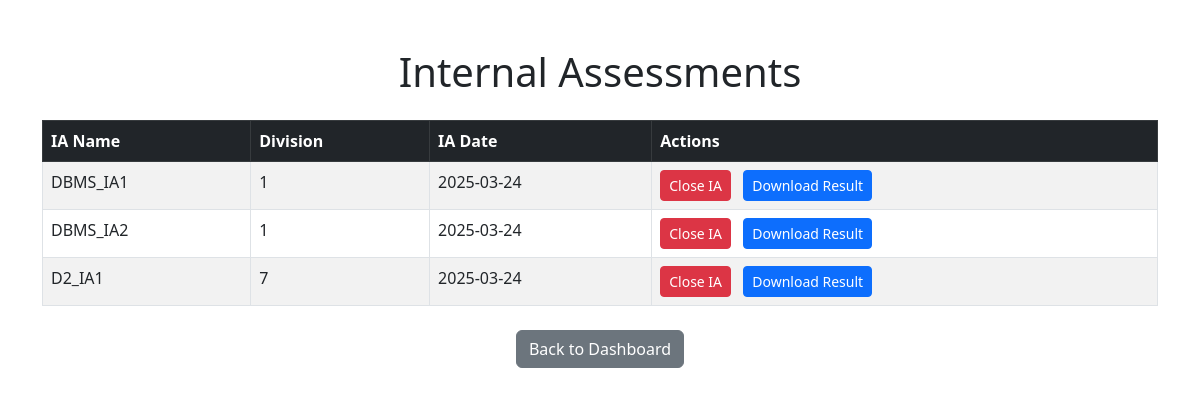
/list_IA/101 (signed in), run on the app's committed database.
### tables this page shows
CREATE TABLE "Tests"(
    test_id text primary key,
    teacher_id INTEGER,
    class_id INTEGER, 
    subject text not null,
    test_name text not null,
    ia_date date not null, 
    FOREIGN KEY (teacher_id) REFERENCES Teacher(user_id),
    FOREIGN KEY (class_id) REFERENCES Class(id));

### app.py (the view)
@app.route("/list_IA/<int:teacher_id>", methods = ['GET','POST'])
@teacher_required
def list_IA(teacher_id):
    conn = sqlite3.connect(DB_PATH)
    cursor = conn.cursor()
    cursor.execute("SELECT test_name, class_id, ia_date ,test_id FROM Tests WHERE teacher_id = ?" , (teacher_id, ))
    ia_list = cursor.fetchall()
    conn.close()
    return render_template("list_IA.html",test_id = test_id , teacher_id = teacher_id , ia_list = ia_list)

### app.py (called while the page is built)
@login_manager.user_loader
def load_user(user_id):
    conn = sqlite3.connect(DB_PATH)
    cursor = conn.cursor()
    cursor.execute("SELECT id, email, role FROM users WHERE id = ?", (user_id,))
    user = cursor.fetchone()
    conn.close()
    if user:
        return User(id=user[0], email=user[1], role=user[2])
    return None

def teacher_required(f):
    @wraps(f)
    def decorated_function(*args, **kwargs):
        if 'user_id' not in session or session.get('role') != 'teacher':
            return "Access Denied: Teachers Only", 403
        return f(*args, **kwargs)
    return decorated_function

### templates/list_IA.html (shortened to what this page needs)
<!DOCTYPE html>
<html lang="en">
<head>
    <link href="https://cdn.jsdelivr.net/npm/bootstrap@5.3.0/dist/css/bootstrap.min.css" rel="stylesheet">
</head>
<body>
    <div class="container mt-5">
        <h1 class="text-center mb-4">Internal Assessments</h1>
        <table class="table table-bordered table-striped">
            <thead class="table-dark">
                <tr>
                    <th>IA Name</th>
                    <th>Division</th>
                    <th>IA Date</th>
                    <th>Actions</th>
                </tr>
            </thead>
            <tbody>
                {% for ia in ia_list %}
                <tr>
                    <td>{{ ia[0] }}</td>
                    <td>{{ ia[1] }}</td>
                    <td>{{ ia[2] }}</td>
                    <td>
                        <a href="{{ url_for('close_IA', test_id=ia[3]) }}" class="btn btn-danger btn-sm me-2">Close IA</a>
                        <a href="{{ url_for('download_IA_Result', test_id=ia[3]) }}" class="btn btn-primary btn-sm">Download Result</a>
                    </td>
                </tr>
                {% endfor %}
            </tbody>
        </table>
        <div class="text-center mt-4">
            <a href="{{ url_for('teacher_dashboard', teacher_id=teacher_id) }}" class="btn btn-secondary">Back to Dashboard</a>
        </div>
    </div>
</body>
</html>

### data on the page
Tests: test_name "DBMS_IA1", class "1", ia_date "2025-03-24"
Tests: test_name "DBMS_IA2", class "1", ia_date "2025-03-24"
Tests: test_name "D2_IA1", class "7", ia_date "2025-03-24"
